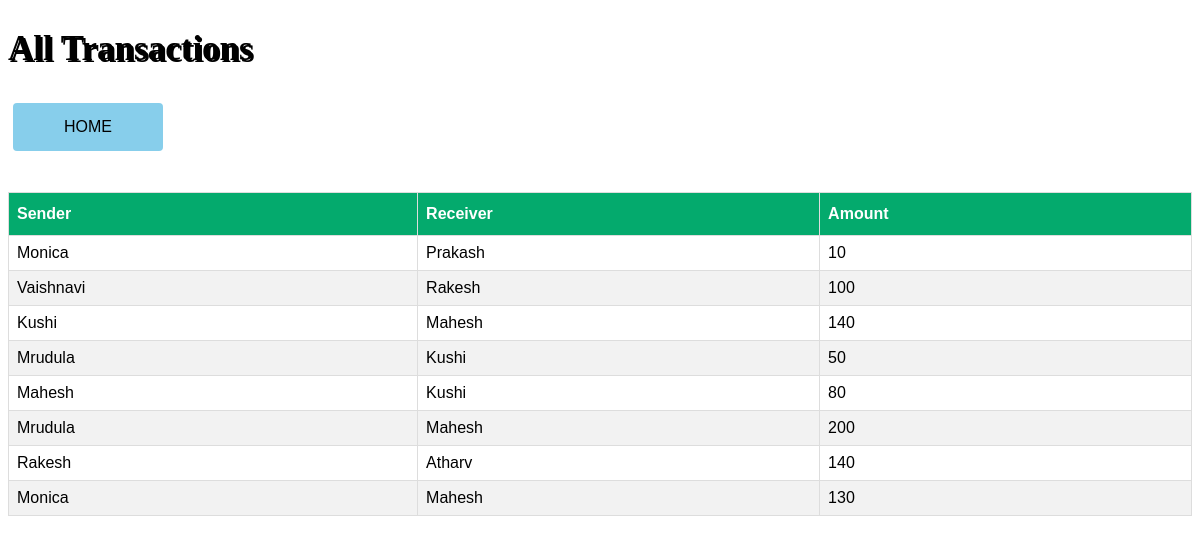
Screenshot of /transactions.php with the database file from the repository.
### tables this page shows
CREATE TABLE `mini_statement` (
  `sender` varchar(50) NOT NULL,
  `receiver` varchar(50) NOT NULL,
  `amount` double DEFAULT NULL
);

### transactions.php (the view, shortened to what this page needs)
<?php
$con = mysqli_connect('localhost', 'root', '', 'banking_system');
$sql = "select * from mini_statement";
$result = mysqli_query($con, $sql);
?>
<!DOCTYPE html>
<html>
<head>
    <link rel="stylesheet" href="https://cdnjs.cloudflare.com/ajax/libs/font-awesome/4.7.0/css/font-awesome.min.css">
    <link rel="stylesheet" href="css/button1.css">
</head>
<body>
    <h2 style=" font-size:35px;color:black;text-shadow: 2px 2px black;">All Transactions</h2>
    <form action="index.php" method="post">
        <div class="buttons">
            <button class="btn"><span>HOME</span></button>
        </div>
    </form>
    <br>
    <br>
    <table id="user1">
        <tr>
            <th>Sender</th>
            <th>Receiver</th>
            <th>Amount</th>
        </tr>
        <tr>
            <?php while ($row = $result->fetch_assoc()) { ?>
        <tr>
            <td><?php echo $row["sender"]; ?></td>
            <td><?php echo $row["receiver"]; ?></td>
            <td><?php echo $row["amount"]; ?></td>
        </tr>
    <?php } ?>
    </table>
</body>
</html>

### css/button1.css (style rules this page uses)
.btn { border-radius: 4px; background-color: skyblue; border: none; color: black; text-align: center; font-size: 16px; padding: 15px; width: 150px; transition: all 0.5s; cursor: pointer; margin: 5px; }
.btn span { cursor: pointer; display: inline-block; position: relative; transition: 0.5s; }
.btn span:after { content: "\00bb"; position: absolute; opacity: 0; top: 0; right: -20px; transition: 0.5s; }

### transactions.php (style rules this page uses)
#user1 { font-family: Arial, Helvetica, sans-serif; border-collapse: collapse; width: 100%; }
#user1 td, #user1 th { border: 1px solid #ddd; padding: 8px; }
#user1 tr:nth-child(even) { background-color: #f2f2f2; }
#user1 th { padding-top: 12px; padding-bottom: 12px; text-align: left; background-color: #04AA6D; color: white; }

### rows the page displays
mini_statement: sender "Monica", receiver "Prakash", amount "10"
mini_statement: sender "Vaishnavi", receiver "Rakesh", amount "100"
mini_statement: sender "Kushi", receiver "Mahesh", amount "140"
mini_statement: sender "Mrudula", receiver "Kushi", amount "50"
mini_statement: sender "Mahesh", receiver "Kushi", amount "80"
mini_statement: sender "Mrudula", receiver "Mahesh", amount "200"
mini_statement: sender "Rakesh", receiver "Atharv", amount "140"
mini_statement: sender "Monica", receiver "Mahesh", amount "130"
